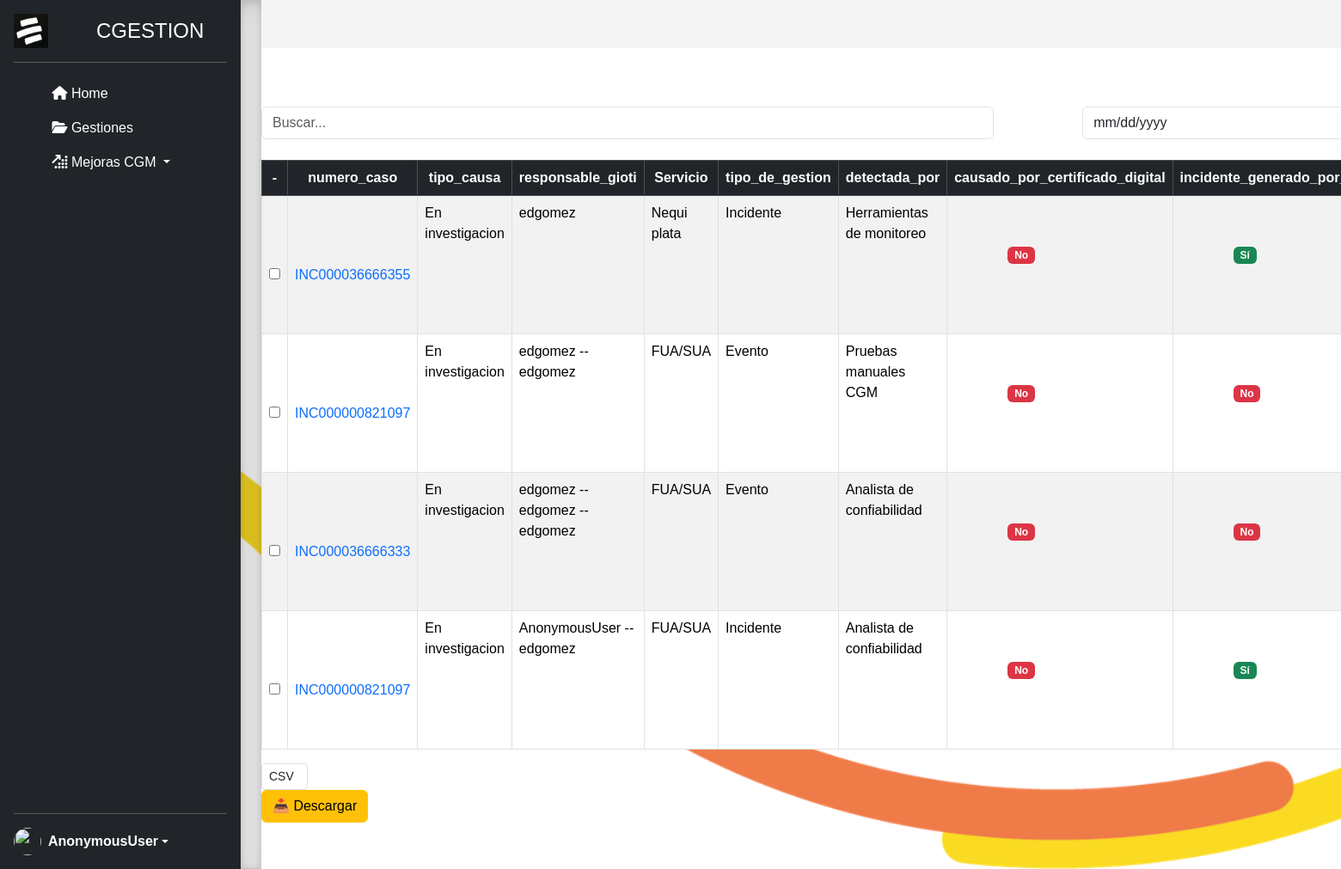
The app's page /listar_gestiones_en_investigacion/, older data.
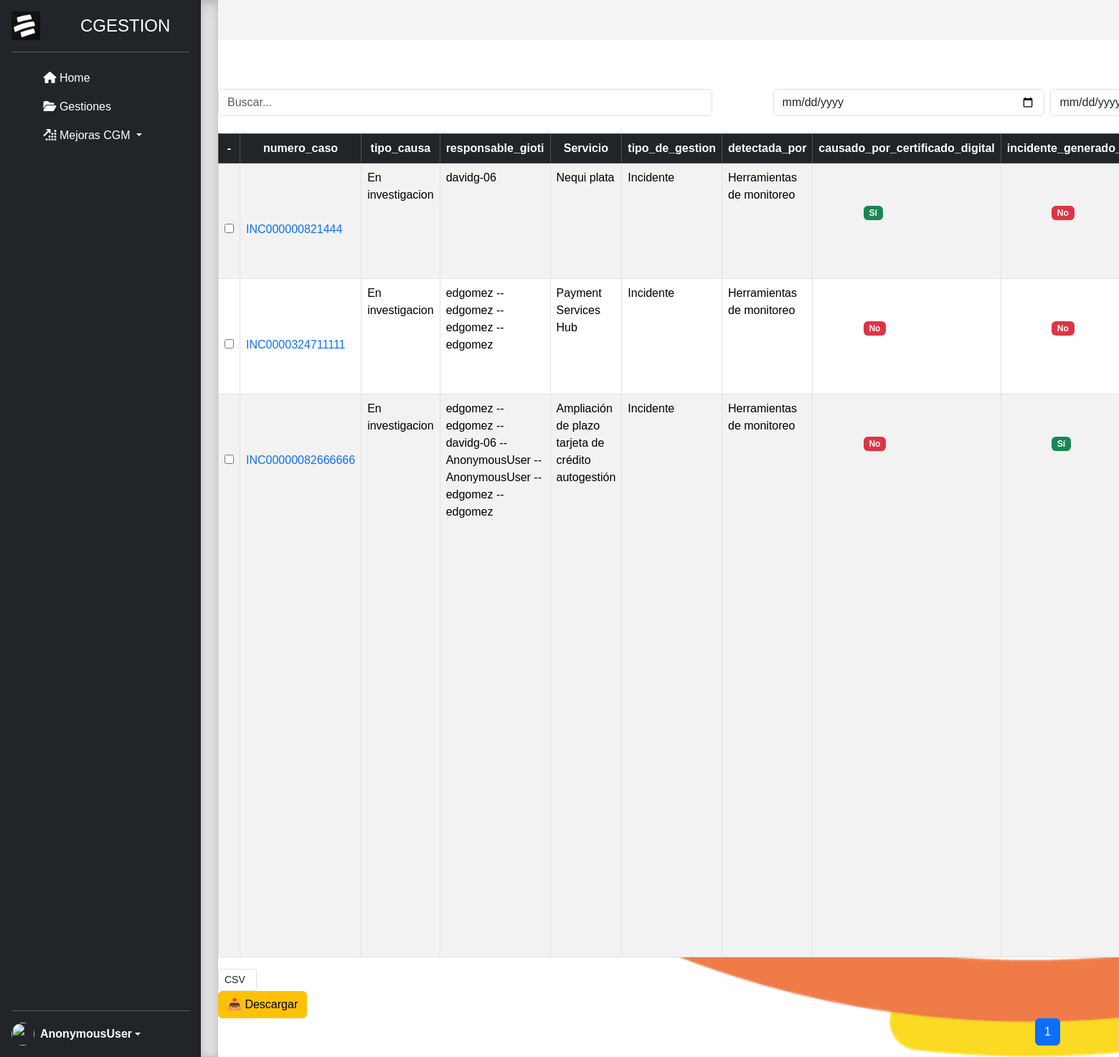
The same page, newer data.
### gestiones/models.py (models this page shows, shortened)
class Gestion(models.Model):
    servicio = models.CharField(max_length=250, verbose_name='Servicio', null=True, blank=True)
    tipo_de_gestion = models.CharField(max_length=250, verbose_name='Tipo de gestion', null=True, blank=True)
    numero_caso = models.CharField(max_length=250, verbose_name='Numero de caso', null=True, blank=True)
    detectada_por = models.CharField(max_length=250, verbose_name='Detectado por', null=True, blank=True)
    causado_por_certificado_digital = models.BooleanField(default=False, verbose_name='Causado por certificado digital')
    incidente_generado_por_OC = models.BooleanField(default=False, verbose_name='Incidente generado por OC')
    atribuible_a = models.CharField(max_length=30, verbose_name='Atribuible a', null=True, blank=True)
    tipo_de_falla = models.CharField(max_length=30, verbose_name='Tipo de falla', null=True, blank=True)
    detalle = models.TextField(verbose_name='Detalle', null=True, blank=True)
    tipo_causa = models.CharField(max_length=30, verbose_name='Tipo_causa', null=True, blank=True)
    causa = models.TextField(verbose_name='Causa', null=True, blank=True)
    validaciones = models.TextField(verbose_name='Validaciones', null=True, blank=True)
    solucion = models.TextField(verbose_name='Solucion', null=True, blank=True)
    responsable_gioti = models.CharField(max_length=250, verbose_name='Responsable gioti')
    fecha_hora_inicial = models.DateTimeField("Fecha y Hora Inicial", auto_now=False, auto_now_add=False )
    fecha_hora_final = models.DateTimeField("Fecha y Hora Final", null=True, blank=True)
    postular_amg = models.BooleanField(default=False, verbose_name='Postular AMG')
    gioti = models.BooleanField(default=False, verbose_name='GIOTI')
    class Meta:
        verbose_name = 'Gestion'
        verbose_name_plural = 'Gestiones'
        ordering=['-id']

### gestiones/views.py (the view)
# urls.py: path('listar_gestiones_en_investigacion/', views.listar_gestiones_en_investigacion, name='listar_gestiones_en_investigacion'),
def listar_gestiones_en_investigacion(request):
    first_name = request.user.first_name if request.user.is_authenticated else "Invitado"
    query = request.GET.get('q', '')
    gestion = Gestion.objects.filter(tipo_causa="En investigacion").filter(
        Q(servicio__icontains=query) |
        Q(tipo_de_gestion__icontains=query) |
        Q(numero_caso__icontains=query) |
        Q(detectada_por__icontains=query) |
        Q(causado_por_certificado_digital__icontains=query) |
        Q(incidente_generado_por_OC__icontains=query) |
        Q(atribuible_a__icontains=query) |
        Q(tipo_de_falla__icontains=query) |
        Q(detalle__icontains=query) |
        Q(tipo_causa__icontains=query) |
        Q(causa__icontains=query) |
        Q(validaciones__icontains=query) |
        Q(solucion__icontains=query) |
        Q(responsable_gioti=query) |
        Q(fecha_hora_inicial__icontains=query) |
        Q(fecha_hora_final__icontains=query)
    )
    gestion = gestion.order_by('-fecha_hora_inicial')
    paginator = Paginator(gestion, 10)
    page_number = request.GET.get('page')
    page_obj = paginator.get_page(page_number)
    return render(request, "listar_gestiones_investigacion.html", {
        "page_obj": page_obj,
        "query": query,
        "first_name": first_name
    })

### gestiones/templates/listar_gestiones_investigacion.html (shortened to what this page needs)
{% extends "layout.html" %}
{% block content %}
<nav class="navbar navbar-expand-lg px-3" style="background-color:  rgb(245, 244, 244);">
  <div class="container-fluid">
  </div>
</nav>
<br>
<div class="d-flex justify-content-end">
</div>
<form method="GET" action="{% url 'listar_gestiones_en_investigacion' %}">
  <div class="row g-2 align-items-center">
    <div class="col-md-4">
      <input type="text" name="q" class="form-control form-control"
             style="width: 90%;" placeholder="Buscar..."
             value="{{ query|default:'' }}">
    </div>
    <div class="col-md-2">
      <input type="date" name="fecha_inicio" class="form-control form-control" value="{{ fecha_hora_inicial }}">
    </div>
    <div class="col-md-2">
      <input type="date" name="fecha_fin" class="form-control form-control" value="{{ fecha_hora_final }}">
    </div>
  </div>
</form>
<br>
<form method="GET" action="{% url 'descargar_gestiones' %}">
  <div class="d-flex justify-content-between">
  <div class="table-responsive">
    <table class="table table-striped table-bordered table-hover">
      <thead class="table-dark">
        <tr>
          <th class="text-center">-</th>
          <th class="text-center">numero_caso</th>
          <th class="text-center">tipo_causa</th>
          <th class="text-center">responsable_gioti</th>
          <th class="text-center">Servicio</th>
          <th class="text-center">tipo_de_gestion</th>
          <th class="text-center">detectada_por</th>
          <th class="text-center">causado_por_certificado_digital</th>
          <th class="text-center">incidente_generado_por_OC</th>
        </tr>
      </thead>
      <tbody>
        {% for gestion in page_obj %}
        <tr>
          <td>
            <input type="checkbox" name="gestiones" value="{{ gestion.id }}">
          </td>
          <td>
            <a href="{% url 'editar_gestion' gestion.id %}" class="text-decoration-none">
              {{ gestion.numero_caso }}
            </a>
          </td>
          <td>{{ gestion.tipo_causa }}</td>
          <td>{{ gestion.responsable_gioti }}</td>
          <td>{{ gestion.servicio }}</td>
          <td>{{ gestion.tipo_de_gestion }}</td>
          <td>{{ gestion.detectada_por }}</td>
          <td>
            {% if gestion.causado_por_certificado_digital %}
              <span class="badge bg-success">Sí</span>
            {% else %}
              <span class="badge bg-danger">No</span>
            {% endif %}
          </td>
          <td>
            {% if gestion.incidente_generado_por_OC %}
              <span class="badge bg-success">Sí</span>
            {% else %}
              <span class="badge bg-danger">No</span>
            {% endif %}
          </td>
        </tr>
        {% endfor %}
      </tbody>
    </table>
    <div>
      <select name="formato" class="form-control form-control-sm" style="width: auto;">
        <option value="csv">CSV</option>
      </select>
    </div>
    <button type="submit" class="btn btn-warning mx-6">
      📥 Descargar
    </button>
  </div>
  </div>
</form>
<nav aria-label="Page navigation">
  <ul class="pagination justify-content-center">
    {% for num in page_obj.paginator.page_range %}
    <li class="page-item {% if num == page_obj.number %}active{% endif %}">
      <a class="page-link" href="?q={{ query }}&page={{ num }}">{{ num }}</a>
    </li>
    {% endfor %}
  </ul>
</nav>
{% endblock %}

Row changes from the older to the newer data that the page shows:
no longer on this page (row edited): Gestion: numero_caso "INC000036666355", tipo_causa "En investigacion", responsable_gioti "edgomez", servicio "Nequi plata", tipo_de_gestion "Incidente", detectada_por "Herramientas de monitoreo", causado_por_certificado_digital "No", incidente_generado_por_OC "Sí"
no longer on this page (row edited): Gestion: numero_caso "INC000000821097", tipo_causa "En investigacion", responsable_gioti "edgomez -- edgomez", servicio "FUA/SUA", tipo_de_gestion "Evento", detectada_por "Pruebas manuales CGM", causado_por_certificado_digital "No", incidente_generado_por_OC "No"
no longer on this page (row edited): Gestion: numero_caso "INC000036666333", tipo_causa "En investigacion", responsable_gioti "edgomez -- edgomez -- edgomez", servicio "FUA/SUA", tipo_de_gestion "Evento", detectada_por "Analista de confiabilidad", causado_por_certificado_digital "No", incidente_generado_por_OC "No"
no longer on this page (row edited): Gestion: numero_caso "INC000000821097", tipo_causa "En investigacion", responsable_gioti "AnonymousUser -- edgomez", servicio "FUA/SUA", tipo_de_gestion "Incidente", detectada_por "Analista de confiabilidad", causado_por_certificado_digital "No", incidente_generado_por_OC "Sí"
added Gestion: numero_caso "INC000000821444", tipo_causa "En investigacion", responsable_gioti "davidg-06", servicio "Nequi plata", tipo_de_gestion "Incidente", detectada_por "Herramientas de monitoreo", causado_por_certificado_digital "Sí", incidente_generado_por_OC "No"
now on this page (row edited): Gestion: numero_caso "INC0000324711111", tipo_causa "En investigacion", responsable_gioti "edgomez -- edgomez -- edgomez -- edgomez", servicio "Payment Services Hub", tipo_de_gestion "Incidente", detectada_por "Herramientas de monitoreo", causado_por_certificado_digital "No", incidente_generado_por_OC "No"
now on this page (row edited): Gestion: numero_caso "INC00000082666666", tipo_causa "En investigacion", responsable_gioti "edgomez -- edgomez -- davidg-06 -- AnonymousUser -- AnonymousUser -- edgomez -- edgomez", servicio "Ampliación de plazo tarjeta de crédito autogestión", tipo_de_gestion "Incidente", detectada_por "Herramientas de monitoreo", causado_por_certificado_digital "No", incidente_generado_por_OC "Sí"
Text that changed along with them:
new list line: "1"
